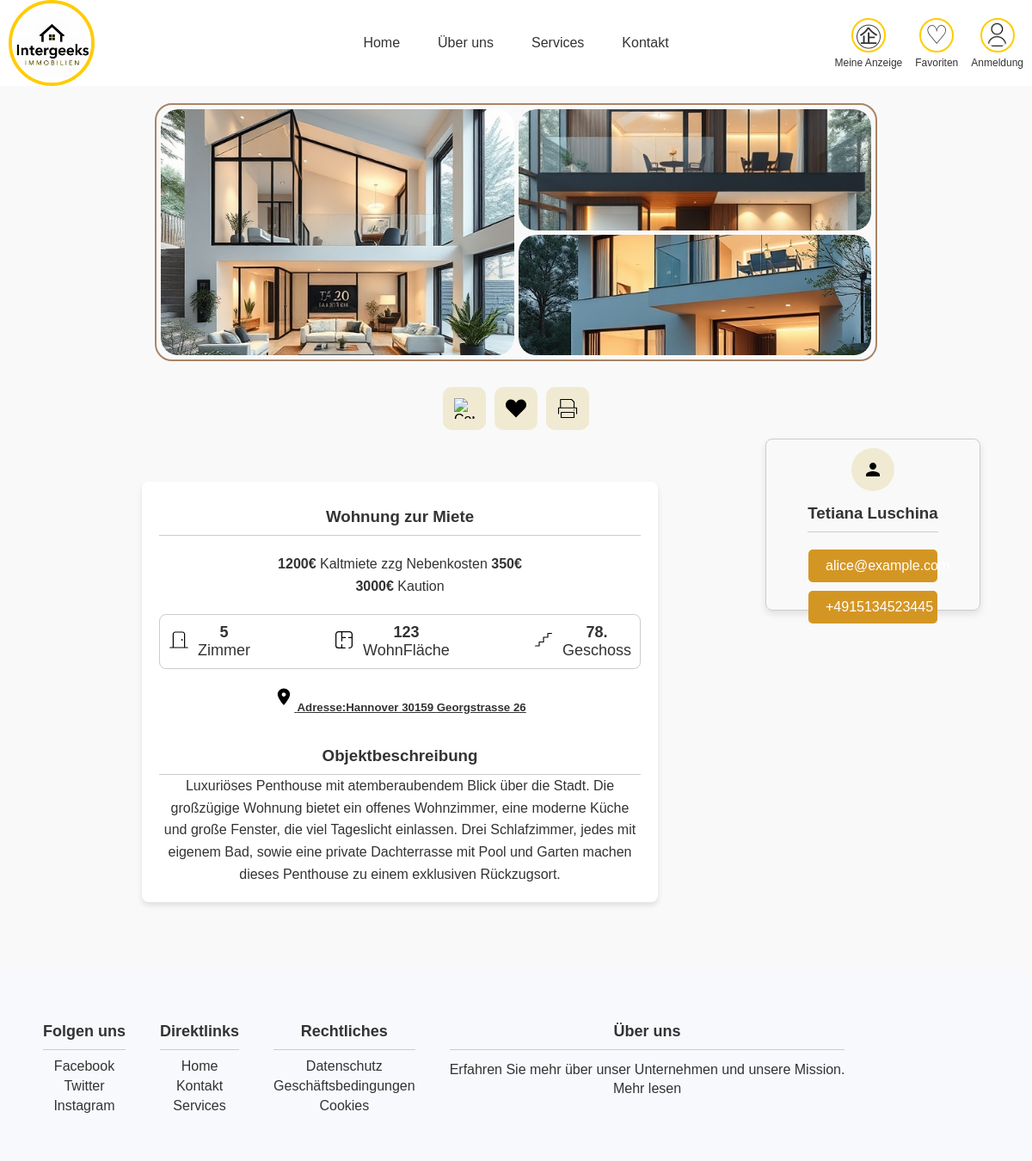
Screenshot of /pages/Beschreibung.php with the database file from the repository.
### tables this page shows
CREATE TABLE `wohnungen` (
  `WohnungId` int(11) NOT NULL,
  `Stadt` varchar(20) DEFAULT NULL,
  `Postleitzahl` int(10) DEFAULT NULL,
  `Adresse` varchar(255) DEFAULT NULL,
  `Zimmerzahl` int(10) DEFAULT NULL,
  `Wohnflaeche` int(10) DEFAULT NULL,
  `Etage` int(10) DEFAULT NULL,
  `Kaltmiete` int(10) DEFAULT NULL,
  `Nebenkosten` int(10) DEFAULT NULL,
  `Kaution` int(10) DEFAULT NULL,
  `Titel` varchar(250) DEFAULT NULL,
  `Beschreibung` varchar(350) DEFAULT NULL,
  `Haustiere` tinyint(1) DEFAULT NULL,
  `Baujahr` int(4) DEFAULT NULL,
  `NutzerId` int(11) DEFAULT NULL,
  `Wohnungstype` int(5) DEFAULT NULL
);

CREATE TABLE `nutzer` (
  `NutzerId` int(10) NOT NULL,
  `Vorname` varchar(50) NOT NULL,
  `Nachname` varchar(50) NOT NULL,
  `Email` varchar(50) NOT NULL,
  `Kennwort` varchar(250) NOT NULL
);

### pages/database.php (called while the page is built, shortened)
<?php
function getBeschreibung($conn, $wohnungId){
    $Beschreibung = [];
    $query="SELECT wohnungen.*,nutzer.Vorname,nutzer.Nachname,nutzer.Email FROM wohnungen INNER JOIN nutzer
     ON wohnungen.NutzerId = nutzer.NutzerId WHERE wohnungen.WohnungId = $wohnungId";
    $result = $conn->query($query);
    if($result->num_rows > 0) {
      while($row =$result->fetch_assoc()) {
        $Beschreibung = $row;
      }
    }
    return $Beschreibung;
}
function getBilder($conn, $wohnungId){
    $Bilder = [];
    $query="SELECT * FROM bilder WHERE WohnungId = $wohnungId  ORDER BY  Hauptbild desc";
    $result = $conn->query($query);
    if($result->num_rows > 0) {
      while($row =$result->fetch_assoc()) {
        array_push($Bilder, $row['BildLink']);
      }
    }
    return $Bilder;
}
?>

### pages/Beschreibung.php (the view, shortened to what this page needs)
<!DOCTYPE html>
<html lang="en">
<head>
    <link rel="stylesheet" href="../styles/beschreibung.css">
</head>
<body>
<?php include '../includes/header1.php'; ?>
<?php
include '../pages/database.php';
$conn = ConnectDB();
$wohnungId = 2;
$Beschreibung = getBeschreibung($conn, $wohnungId);
$Bilder = getBilder($conn, $wohnungId);
?>
<main>
    <div class="rectangle">
        <div class="large">
            <img src="<?php echo $Bilder[0]; ?>" alt="Image 1" onclick="openModal(0)">
        </div>
        <div class="small-top">
            <img src="<?php echo $Bilder[1]; ?>" alt="Image 2" onclick="openModal(1)">
        </div>
        <div class="small-bottom">
            <img src="<?php echo $Bilder[2]; ?>" alt="Image 3" onclick="openModal(2)">
        </div>
    </div>
    <div class="button-container">
        <button type="button" aria-label="Copy link" class="btn1" onclick="copyLink()">
            <img src="../img/clipboard.svg" alt="Copy link icon" class="svg-icon">
        </button>
        <button type="button" aria-label="Add to Favourites" class="btn2" onclick="anotherAction()">
            <img id="heart-icon" src="../img/heart_unmarked.svg" alt="Another action icon" class="svg-icon">
        </button>
        <button type="button" aria-label="Print page" class="btn3" onclick="printPage()">
            <img src="../img/print.svg" alt="Print page icon" class="svg-icon">
        </button>
    </div>
<div class="content-wrapper">
        <div class="container">
            <h3>Wohnung zur Miete</h3>
            <div class="price-section">
                <p><strong><?php echo $Beschreibung['Kaltmiete']; ?>€ </strong>Kaltmiete zzg Nebenkosten <strong><?php echo $Beschreibung['Nebenkosten']; ?>€</strong></p>
                <p><strong><?php echo $Beschreibung['Kaution']; ?>€ </strong>Kaution </p>
            </div>
            <div class="features-section">
                <div class="feature">
                    <div class="feature-item">
                        <span>   <strong><?php echo $Beschreibung['Zimmerzahl']; ?></strong> </span>
                        <span>Zimmer</span>
                    </div>
                </div>
                <div class="feature">
                    <div class="feature-item">
                        <span>
                        <strong><?php echo $Beschreibung['Wohnflaeche']; ?></strong> </span>
                        <span>WohnFläche</span>
                    </div>
                </div>
                <div class="feature">
                    <div class="feature-item">
                        <span><strong><?php echo $Beschreibung['Etage']; ?>.</strong></span>
                        <span>Geschoss</span>
                    </div>
                </div>
            </div>
            <div class="address-section" onclick="openInGoogleMaps()">
                <h5>
                Adresse:<?php echo $Beschreibung['Stadt']." ".$Beschreibung['Postleitzahl']." ".$Beschreibung['Adresse']; ?>
                </h5>
            </div>
            <div class="description-section">
                <h3>Objektbeschreibung</h3>
                <p><?php echo $Beschreibung['Beschreibung']; ?></p>
            </div>
        </div>
        <div class="contact-section">
            <div class="contact-header">
                <div class="profile-pic">
                <svg xmlns="http://www.w3.org/2000/svg" height="24" viewBox="0 0 24 24" width="24">
    <path d="M0 0h24v24H0z" fill="none"/>
    <path d="M12 12c2.21 0 4-1.79 4-4s-1.79-4-4-4-4 1.79-4 4 1.79 4 4 4zm0 2c-2.67 0-8 1.34-8 4v2h16v-2c0-2.66-5.33-4-8-4z"/>
</svg>
                </div>
                <h3><?php echo $Beschreibung['Vorname']." ".$Beschreibung['Nachname']; ?> </h3>
            </div>
            <div class="contact-info">
                <button><?php echo $Beschreibung['Email']; ?></button>
            <div class="contact-info">
                <button>+4915134523445</button>
                </div>
            </div>
        </div>
    </div>
</main>
<?php include '../includes/footer1.php'; ?>
</body>
</html>

### styles/beschreibung.css (style rules this page uses)
body { margin: 0; padding: 0; font-family: Arial, sans-serif; background-color: #f5f5f5, }
main { flex: 0 0 auto; display: flex; align-items: center; justify-content: center; flex-direction: column; padding: 0; margin: 20px 0; }
.rectangle { display: grid; grid-template-columns: 1fr 1fr; grid-template-rows: 1fr 1fr; width: 70%; height: 300px; border: 2px solid #A98467; padding: 5px; box-sizing: border-box; gap: 5px; border-radius: 20px; margin-bottom: 5px; }
.button-container { display: flex; justify-content: center; gap: 10px; margin-top: 5px; }
.large { grid-column: 1; grid-row: 1 / span 2; overflow: hidden; border-radius: 20px; }
.small-top { grid-column: 2; grid-row: 1; overflow: hidden; border-radius: 20px; }
.small-bottom { grid-column: 2; grid-row: 2; overflow: hidden; border-radius: 20px; }
.rectangle img { width: 100%; height: 100%; object-fit: cover; border-radius: 20px; cursor: pointer; }
.btn1, .btn2, .btn3 { width: 50px; height: 50px; background-color: #F0EAD2; border: none; border-radius: 10px; display: flex; align-items: center; justify-content: center; cursor: pointer; }
.svg-icon { width: 24px; height: 24px; }
.container { width: 90%; max-width: 800px; background-color: #fff; padding: 20px; border-radius: 8px; box-shadow: 0 4px 8px rgba(0, 0, 0, 0.6); }
h1, h2, h3 { margin: 0; padding: 10px 0; border-bottom: 1px solid #ccc; }
.price-section { margin: 20px 0; }
.features-section { display: flex; justify-content: space-between; margin: 20px 0; border: 1px solid #ccc; border-radius: 8px; padding: 10px; }
.feature { text-align: center; font-size: 18px; display: flex; align-items: center; gap: 10px; }
.feature-item { display: flex; flex-direction: column; }
.svg-feature { width: 1.5rem; height: 1.5rem; margin-bottom: 5px; }
.svg-adresse { width: 1.5rem; height: 1.5rem; margin-bottom: 5px; }
.address-section { margin: 20px 0; height: 2.5rem; align-items: center; text-decoration: underline; cursor: pointer; border-style: hidden; }
.description-section h3 { margin-top: 10px; }
.contact-section { margin-left: 20px; border: 1px solid #ccc; border-radius: 8px; padding: 10px; display: flex; align-items:center; flex-direction: column; justify-content: space-between;; height: 200px; width: 250px; box-shadow: 0 4px 8px rgba(0, 0, 0, 0.1); }
.contact-header { display: flex; align-items: center; gap: 5px; flex-direction: column; margin-bottom: 15px; }
.profile-pic { width: 50px; height: 50px; border-radius: 50%; background-color: #F0EAD2; display: flex; align-items: center; justify-content: center; }
.profile-pic svg { width: 24px; height: 24px; color: #333; }
.contact-info button { margin: 5px; padding: 10px 20px; border: none; border-radius: 5px; background-color: #d49623; color: rgb(256, 256, 256); cursor: pointer; align-content: center; width: 150px; }
.content-wrapper { display: flex; justify-content: space-between; width: 90%; margin: 10px auto; flex-direction: row; }

### styles/header.css (style rules this page uses)
* { margin: 0; padding: 0; box-sizing: border-box; }
body { font-family: Arial, sans-serif; background-color: #F7F9FC; }

### styles/footer_read_more.css (style rules this page uses)
body { font-family: Arial, sans-serif; margin: 0; padding: 0; background-color: #f9f9f9; color: #333; }
.container { max-width: 600px; margin: 50px auto; padding: 20px; background-color: #fff; border-radius: 8px; box-shadow: 0 4px 6px rgba(0, 0, 0, 0.1); text-align: center; }
p { line-height: 1.6; font-size: 16px; }
button { margin-top: 20px; padding: 10px 20px; font-size: 16px; border: none; border-radius: 5px; cursor: pointer; transition: background-color 0.3s; }

### rows the page displays
wohnungen: Kaltmiete "1200", Nebenkosten "350", Kaution "3000", Zimmerzahl "5", Wohnflaeche "123", Etage "78", Stadt "Hannover", Postleitzahl "30159", Adresse "Georgstrasse 26", Beschreibung "Luxuriöses Penthouse mit atemberaubendem Blick über die Stadt. Die großzügige Wohnung bietet ein offenes Wohnzimmer, eine moderne Küche und große Fenster, die viel Tageslicht einlassen. Drei Schlafzimmer, jedes mit eigenem Bad, sowie eine private Dachterrasse mit Pool und Garten machen dieses Penthouse zu einem exklusiven Rückzugsort.", NutzerId.Vorname "Tetiana", NutzerId.Nachname "Luschina", NutzerId.Email "alice@example.com"
